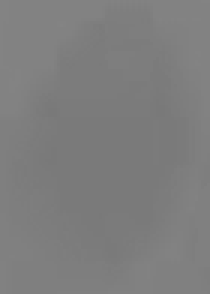
%> input picture Imagens/Sementes Individuais/Amendoim/BandasDeCores/3/Cb.tif, 70 x 98 px, given in place of 1.png, which was not available (shown 3 times larger)
$ octave --eval "gerarBaseDeConhecimento;"   (GNU Octave 9; MATLAB toolbox functions it lacks are replaced by stand-ins)
%> lines starting %> are read from the running program, lines starting %| are printed output that depends on the picture; in (x1, y1, x2, y2) boxes, pixels count from 0 and x2, y2 are one past the last pixel; in counts of white or black regions, pixels touching at a corner belong together; the program's own positions count from 1; pictures that were not available may be replaced by others from this repository, and a replacement may not be noted
### Funcoes/amendoim.m
function amendoim()

    for i = 1:12

        imAmendoim = imread(['../Imagens/Sementes Individuais/Amendoim/' num2str(i) '.png']);
%> imAmendoim is the input picture: size 98x70 uint8; min 121, max 132, mean 125.6

        imBinaria = limiarAutomatico(imAmendoim);
%> in limiarAutomatico, `imSaida = im2bw(imEntrada,graythresh(imEntrada));`:
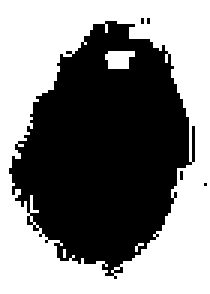
%> imSaida: size 98x70 logical (shown 3 times larger); 50.7% white; 5 black regions (4 under 20 px), largest, box (x1, y1, x2, y2) and area: (3, 7, 65, 93) 3374

    %     figure,imshow(~imBinaria),title(['Castanha ' num2str(i) ' binaria']);

        imPreenchida =  preencherEspacos(~imBinaria,8);
%> in preencherEspacos, `imEspacosPreenchidos = imfill(imEntrada,tamanhoDoGap,'holes');`:
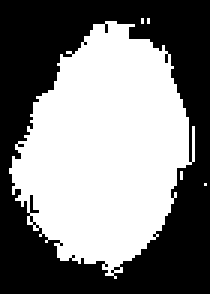
%> imEspacosPreenchidos: size 98x70 logical (shown 3 times larger); 50.1% white; 1 black region, box (x1, y1, x2, y2) and area: (0, 0, 70, 98) 3423

    %     figure,imshow(imPreenchida),title(['Castanha ' num2str(i) ' preenchida']);

        imMenosRuidosa = bwareaopen(imPreenchida,50);
%> imMenosRuidosa: size 98x70 logical; 50% white; 1 white region, box (x1, y1, x2, y2) and area: (3, 7, 65, 93) 3429

    %     figure,imshow(imMenosRuidosa),title(['Castanha ' num2str(i) ' menos ruidos']);

        imwrite(imMenosRuidosa,['../Imagens/Sementes Individuais/Amendoim/m' num2str(i) '.png']);

    end
%> pass 2 of the loop in amendoim, `for i = 1:12`:
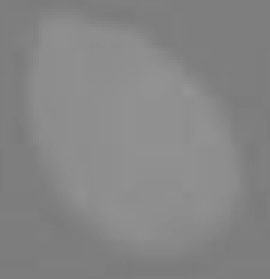
%> input picture Imagens/Sementes Individuais/Amendoim/BandasDeCores/11/Cr.tif, 90 x 93 px, given in place of 2.png, which was not available (shown 3 times larger)
%> in amendoim, imAmendoim is the input picture: size 93x90 uint8; min 123, max 148, mean 133.6
%> in limiarAutomatico (call 2), `imSaida = im2bw(imEntrada,graythresh(imEntrada));`:
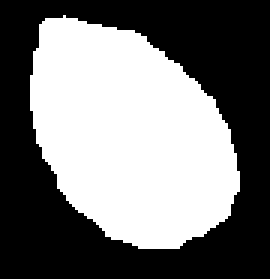
%> imSaida: size 93x90 logical (shown 3 times larger); 46.6% white; 1 white region, box (x1, y1, x2, y2) and area: (10, 5, 80, 83) 3904
%> imEspacosPreenchidos: size 93x90 logical; every value is 1
%> the run ends on the next line

end

### Funcoes/limiarAutomatico.m
function imSaida = limiarAutomatico(imEntrada)

imSaida = im2bw(imEntrada,graythresh(imEntrada));

### Funcoes/preencherEspacos.m
function imSaida = preencherEspacos(imEntrada, tamanhoDoGap)

    imEspacosPreenchidos = imfill(imEntrada,tamanhoDoGap,'holes');

    imSaida = imEspacosPreenchidos;

end

### Funcoes/gerarBaseDeConhecimento.m
function gerarBaseDeConhecimento

    clc

    amendoim();

    disp('Base amendoim gerada com sucesso!');

    azeitona();

    disp('Base azeitona gerada com sucesso!');

    castanha();

    disp('Base castanha gerada com sucesso!');

    cereja();

    disp('Base cereja gerada com sucesso!');

    ervilha();

    disp('Base ervilha gerada com sucesso!');

    morango();

    disp('Base morango gerada com sucesso!');

end
